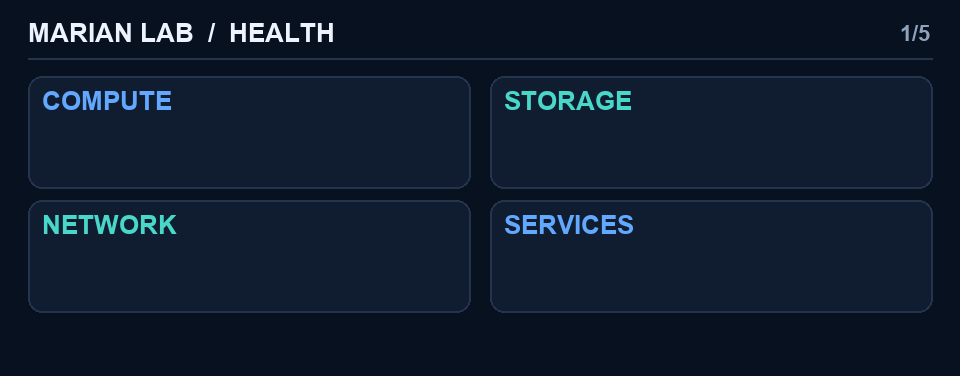
#> input picture dashboard/assets/health.png, 960 x 376 px
$ python rebrand-active-assets.py
#> lines starting #> are read from the running program, lines starting #| are printed output that depends on the picture
#!/usr/bin/env python3
"""Apply the permanent HOME LAB LCD title to active dashboard backgrounds."""

from pathlib import Path
from PIL import Image, ImageDraw, ImageFont

BG = "#08111f"
TEXT = "#edf4ff"
HERE = Path(__file__).resolve().parent
ASSETS = HERE / "assets"


def font(size: int, bold: bool = False) -> ImageFont.FreeTypeFont:
    candidates = [
        Path("/usr/share/fonts/truetype/dejavu/DejaVuSans-Bold.ttf" if bold else
             "/usr/share/fonts/truetype/dejavu/DejaVuSans.ttf"),
        Path("/System/Library/Fonts/Supplemental/Arial Bold.ttf" if bold else
             "/System/Library/Fonts/Supplemental/Arial.ttf"),
    ]
    for candidate in candidates:
        if candidate.exists():
            return ImageFont.truetype(str(candidate), size)
    raise FileNotFoundError("Install DejaVu Sans or Arial to render assets")


titles = {
    "health.png": "HOME LAB  /  HEALTH",
    "compute.png": "HOME LAB  /  COMPUTE",
    "gpu.png": "HOME LAB  /  GPU",
    "network.png": "HOME LAB  /  NETWORK",
    "services.png": "HOME LAB  /  SERVICES",
    "system-actions-reboot.png": "HOME LAB  /  SYSTEM ACTIONS",
    "system-actions-shutdown.png": "HOME LAB  /  SYSTEM ACTIONS",
}
for path in ASSETS.glob("storage-??.png"):
    titles[path.name] = "HOME LAB  /  STORAGE"

for filename, title in titles.items():
    path = ASSETS / filename
    image = Image.open(path).convert("RGB")
#> image is the input picture: PIL image 960x376 RGB; mean R, G, B 15.6, 28.2, 45.4
    draw = ImageDraw.Draw(image)
    draw.rectangle((20, 10, 700, 56), fill=BG)
    draw.text((28, 18), title, font=font(26, True), fill=TEXT)
    image.save(path)
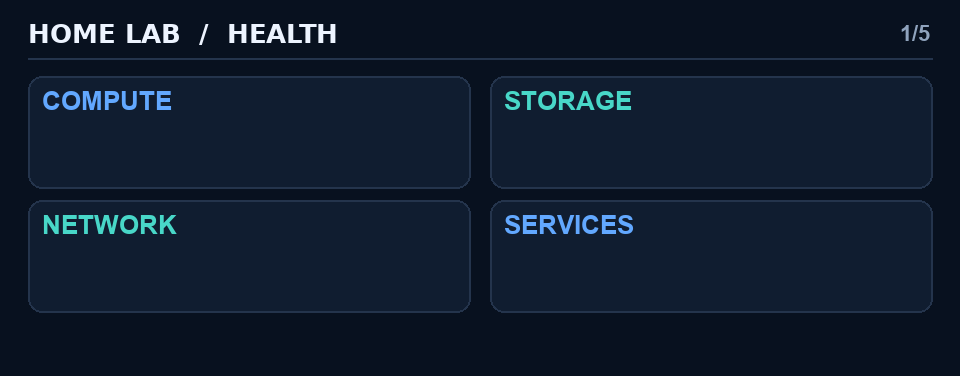
#> saved as health.png: PIL image 960x376 RGB; mean R, G, B 15.6, 28.2, 45.3
    print(path)
#> pass 2 of the loop `for filename, title in titles.items():`:
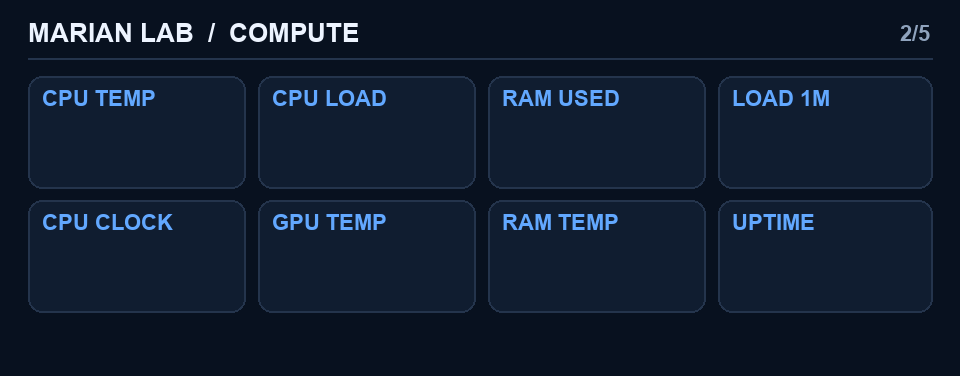
#> input picture dashboard/assets/compute.png, 960 x 376 px
#> image is the input picture: PIL image 960x376 RGB; mean R, G, B 16.3, 28.6, 46.7
#> `image.save(path)`:
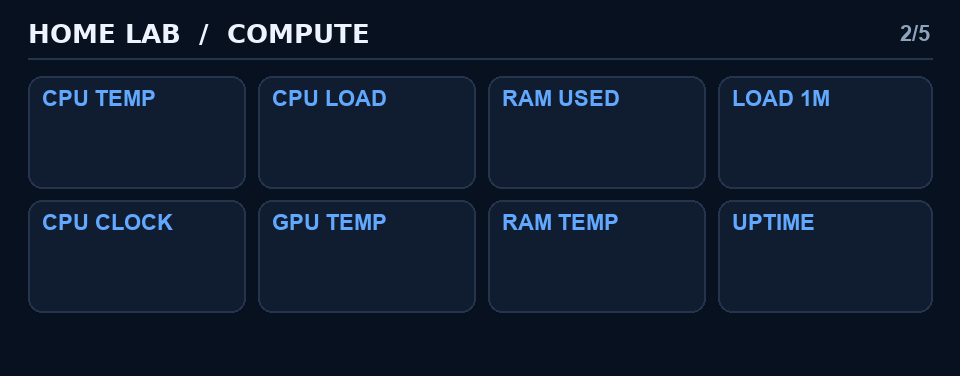
#> saved as compute.png: PIL image 960x376 RGB; mean R, G, B 16.3, 28.5, 46.6
#> pass 3 of the loop `for filename, title in titles.items():`:
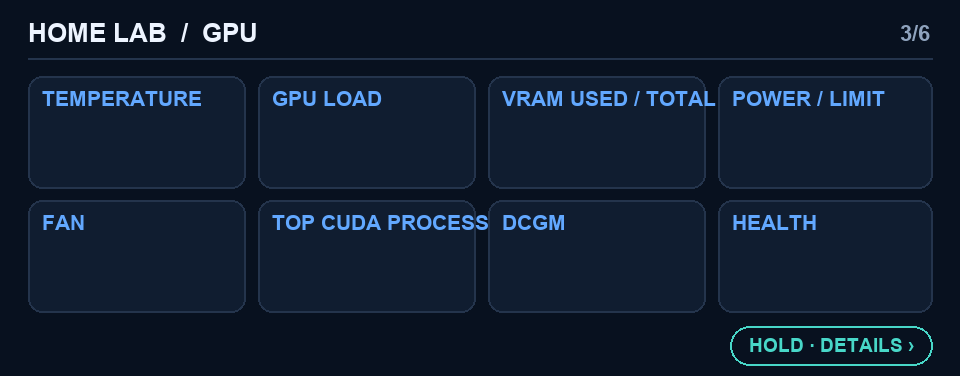
#> input picture dashboard/assets/gpu.png, 960 x 376 px
#> image is the input picture: PIL image 960x376 RGB; mean R, G, B 16.2, 29.3, 47.4
#> `image.save(path)`:
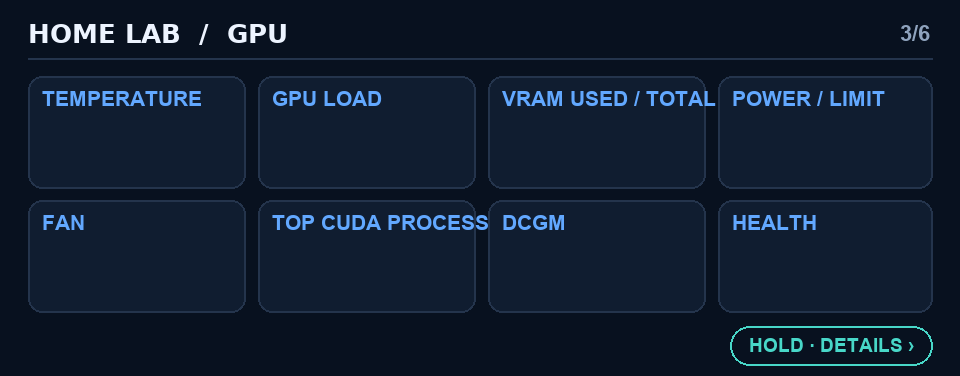
#> saved as gpu.png: PIL image 960x376 RGB; mean R, G, B 16.3, 29.4, 47.5
#> (the run stopped early here; a loop or call above may not have finished)
